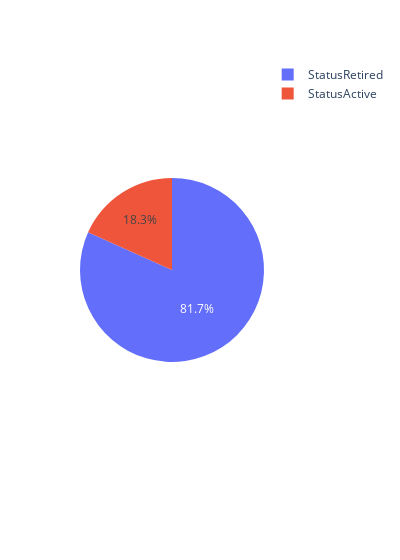

The cell this chart's notebook holds for it:
### Code cell
pie = px.pie(names=status_df.index, values=status_df.values, width=400)
pie.update_traces(textposition='inside')

### Figure 1 — Plotly figure (JSON) as saved in the notebook; plotly's stock layout.template omitted (floating-point values rounded to 4 significant figures)
{"data": [{"domain": {"x": [0, 1], "y": [0, 1]}, "hovertemplate": "label=%{label}<br>value=%{value}<extra></extra>", "labels": ["StatusRetired", "StatusActive"], "legendgroup": "", "name": "", "showlegend": true, "textposition": "inside", "type": "pie", "values": [3534, 790]}], "layout": {"legend": {"tracegroupgap": 0}, "margin": {"t": 60}, "width": 400}}
